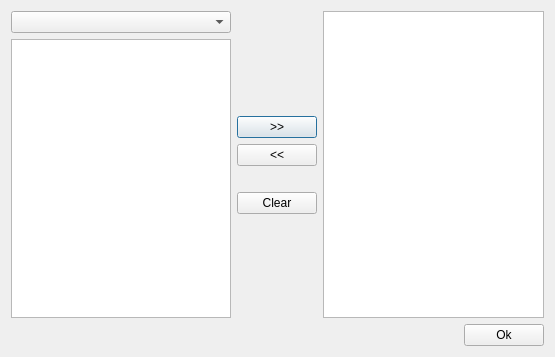
<?xml version="1.0" encoding="UTF-8"?>
<ui version="4.0">
 <class>prioritylist</class>
 <widget class="QDialog" name="prioritylist">
  <property name="windowModality">
   <enum>Qt::ApplicationModal</enum>
  </property>
  <property name="geometry">
   <rect>
    <x>0</x>
    <y>0</y>
    <width>555</width>
    <height>357</height>
   </rect>
  </property>
  <property name="windowTitle">
   <string>Dialog</string>
  </property>
  <property name="windowIcon">
   <iconset>
    <normaloff>../Documents/pine.ico</normaloff>../Documents/pine.ico</iconset>
  </property>
  <layout class="QVBoxLayout" name="verticalLayout_4">
   <item>
    <layout class="QVBoxLayout" name="verticalLayout">
     <item>
      <layout class="QHBoxLayout" name="horizontalLayout">
       <item>
        <layout class="QVBoxLayout" name="verticalLayout_2">
         <item>
          <widget class="QComboBox" name="comboBox"/>
         </item>
         <item>
          <widget class="QListWidget" name="listWidget_2"/>
         </item>
        </layout>
       </item>
       <item>
        <layout class="QVBoxLayout" name="verticalLayout_5">
         <item>
          <spacer name="verticalSpacer_2">
           <property name="orientation">
            <enum>Qt::Vertical</enum>
           </property>
           <property name="sizeHint" stdset="0">
            <size>
             <width>20</width>
             <height>40</height>
            </size>
           </property>
          </spacer>
         </item>
         <item>
          <widget class="QPushButton" name="pushButton_2">
           <property name="text">
            <string>&gt;&gt;</string>
           </property>
          </widget>
         </item>
         <item>
          <widget class="QPushButton" name="pushButton">
           <property name="text">
            <string>&lt;&lt;</string>
           </property>
          </widget>
         </item>
         <item>
          <spacer name="horizontalSpacer_2">
           <property name="orientation">
            <enum>Qt::Horizontal</enum>
           </property>
           <property name="sizeHint" stdset="0">
            <size>
             <width>40</width>
             <height>20</height>
            </size>
           </property>
          </spacer>
         </item>
         <item>
          <widget class="QPushButton" name="pushButton_6">
           <property name="text">
            <string>Clear</string>
           </property>
          </widget>
         </item>
         <item>
          <spacer name="verticalSpacer">
           <property name="orientation">
            <enum>Qt::Vertical</enum>
           </property>
           <property name="sizeHint" stdset="0">
            <size>
             <width>20</width>
             <height>40</height>
            </size>
           </property>
          </spacer>
         </item>
        </layout>
       </item>
       <item>
        <widget class="QListWidget" name="listWidget"/>
       </item>
      </layout>
     </item>
     <item>
      <layout class="QHBoxLayout" name="horizontalLayout_2">
       <item>
        <spacer name="horizontalSpacer">
         <property name="orientation">
          <enum>Qt::Horizontal</enum>
         </property>
         <property name="sizeHint" stdset="0">
          <size>
           <width>40</width>
           <height>20</height>
          </size>
         </property>
        </spacer>
       </item>
       <item>
        <widget class="QPushButton" name="pushButton_5">
         <property name="text">
          <string>Ok</string>
         </property>
        </widget>
       </item>
      </layout>
     </item>
    </layout>
   </item>
  </layout>
 </widget>
 <resources/>
 <connections/>
</ui>
